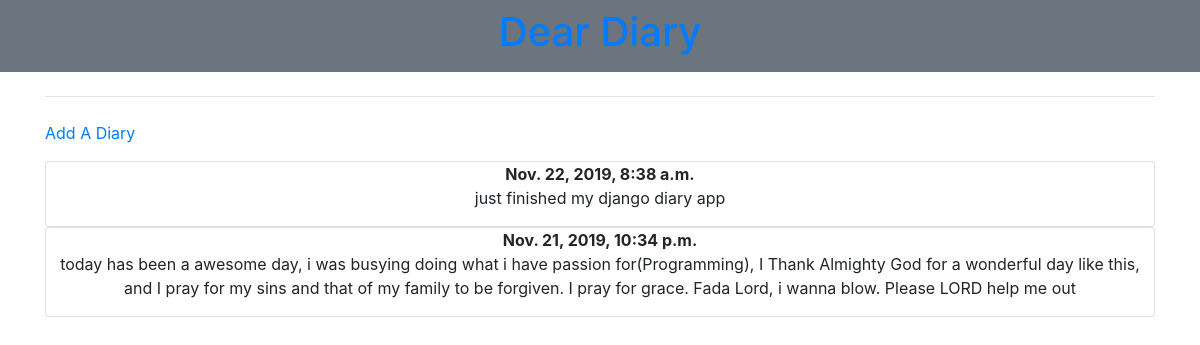
The page / on the database its author committed.
### project/models.py (models this page shows, shortened)
class Diary(models.Model):
    text = models.TextField(default="my dairy")
    date = models.DateTimeField(default=datetime.now(), blank=True)
    class Meta:
        verbose_name_plural = "My_Dairy_Entries"

### project/views.py (the view)
# urls.py: path('', home, name="home"),
def home(request):
    queryset = Diary.objects.order_by("-date")
    context = {
        "list": queryset
    }
    return render(request, 'home.html', context)

### templates/home.html
{% extends 'layout.html' %}
{% block body %}
<div class="container">
    <hr class="my-4">
        <div>
           <p><a href="/add" class="text-capitalize text-center">add a diary </a></p>
        </div>
        {% for info in list %}
        <div class="text-center card">
            <p class="text-center"><strong class="text-mute">{{info.date}}</strong><br>{{info.text}}</p>
        </div>
        {% endfor %}
</div>
{% endblock %}

### templates/layout.html (shortened to what this page needs)
<!DOCTYPE html>
<html lang="en">
<head>
    <link rel="stylesheet" href="https://stackpath.bootstrapcdn.com/bootstrap/4.3.1/css/bootstrap.min.css">
</head>
<body>
    <ul class="nav justify-content-center bg-secondary">
      <li class="nav-item">
        <h1><a class="nav-link active" href="#">Dear Diary</a></h1>
      </li>
    </ul>
    {% block body %}
    {% endblock %}
</body>
</html>

### rows shown on the page
Diary: date "Nov. 22, 2019, 8:38 a.m.", text "just finished my django diary app"
Diary: date "Nov. 21, 2019, 10:34 p.m.", text "today has been a awesome day, i was busying doing what i have passion for(Programming), I Thank Almighty God for a wonderful day like this, and I pray for my sins and that of my family to be forgiven. I pray for grace. Fada Lord, i wanna blow. Please LORD help me out"
